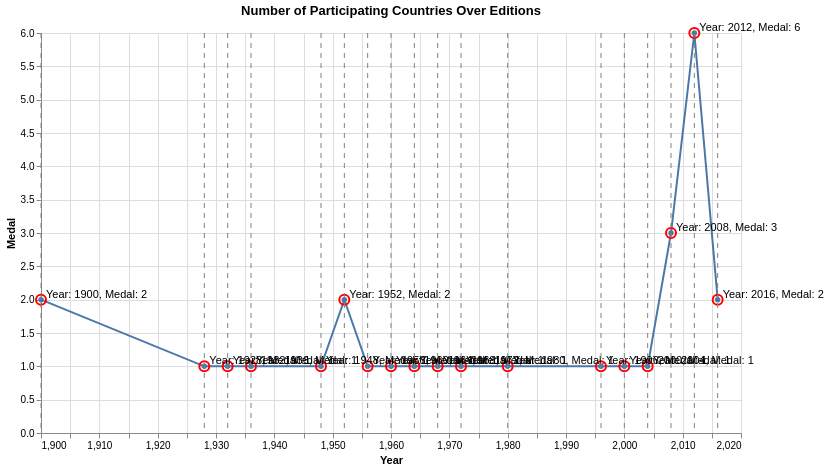

The notebook cell saved with this chart:
### Code cell
# Define the hover selection parameter (Altair 5 syntax)
hover = alt.param(
    name="hover",
    select={
        "type": "point",
        "on": "mouseover",
        "fields": ["Edition"],
        "nearest": True
    }
)

# Base line chart
base = alt.Chart(final_nt2_df).mark_line(point=True).encode(
    x="Year",
    y="Medal"
)

# Invisible points to trigger selection
points = base.mark_point(opacity=0).add_params(hover)

# Highlighted points on the line
highlight_points = alt.Chart(final_nt2_df).mark_point(color="red", size=100).encode(
    x="Year",
    y="Medal",
    opacity=alt.condition(hover, alt.value(1), alt.value(0))
)
final_nt2_df["label"] = (
    "Year: " + final_nt2_df["Year"].astype(str) +
    ", Medal: " + final_nt2_df["Medal"].astype(str)
)


# Labels near points
labels = alt.Chart(final_nt2_df).mark_text(align="left", dx=5, dy=-5).encode(
    x="Year",
    y="Medal",
    text=alt.condition(hover, "label:N", alt.value("")),
    opacity=alt.condition(hover, alt.value(1), alt.value(0))
)
# Vertical rule at selected Edition
rule = alt.Chart(final_nt2_df).mark_rule(color="gray", strokeDash=[5, 5]).encode(
    x="Year"
).transform_filter(hover)

# Final chart with all layers
chart = alt.layer(base, points, highlight_points, labels, rule).properties(
    title="Number of Participating Countries Over Editions",
    width=700,
    height=400
)
chart

### Figure 1 — Vega-Lite specification as saved in the notebook (floating-point values rounded to 4 significant figures)
{"config": {"view": {"continuousWidth": 300, "continuousHeight": 300}}, "layer": [{"mark": {"type": "line", "point": true}, "encoding": {"x": {"field": "Year", "type": "quantitative"}, "y": {"field": "Medal", "type": "quantitative"}}}, {"mark": {"type": "point", "opacity": 0}, "encoding": {"x": {"field": "Year", "type": "quantitative"}, "y": {"field": "Medal", "type": "quantitative"}}, "name": "view_2"}, {"mark": {"type": "point", "color": "red", "size": 100}, "encoding": {"opacity": {"condition": {"param": "hover", "value": 1}, "value": 0}, "x": {"field": "Year", "type": "quantitative"}, "y": {"field": "Medal", "type": "quantitative"}}}, {"mark": {"type": "text", "align": "left", "dx": 5, "dy": -5}, "encoding": {"opacity": {"condition": {"param": "hover", "value": 1}, "value": 0}, "text": {"condition": {"param": "hover", "field": "label", "type": "nominal"}, "value": ""}, "x": {"field": "Year", "type": "quantitative"}, "y": {"field": "Medal", "type": "quantitative"}}}, {"mark": {"type": "rule", "color": "gray", "strokeDash": [5, 5]}, "encoding": {"x": {"field": "Year", "type": "quantitative"}}, "transform": [{"filter": {"param": "hover"}}]}], "data": {"name": "data-33ee50fdaf7793bca310846acaa6bd06"}, "height": 400, "params": [{"name": "hover", "select": {"type": "point", "on": "mouseover", "fields": ["Edition"], "nearest": true}, "views": ["view_2"]}], "title": "Number of Participating Countries Over Editions", "width": 700, "$schema": "https://vega.github.io/schema/vega-lite/v5.20.1.json", "datasets": {"data-33ee50fdaf7793bca310846acaa6bd06": [{"Year": 1900, "Medal": 2, "label": "Year: 1900, Medal: 2"}, {"Year": 1928, "Medal": 1, "label": "Year: 1928, Medal: 1"}, {"Year": 1932, "Medal": 1, "label": "Year: 1932, Medal: 1"}, {"Year": 1936, "Medal": 1, "label": "Year: 1936, Medal: 1"}, {"Year": 1948, "Medal": 1, "label": "Year: 1948, Medal: 1"}, {"Year": 1952, "Medal": 2, "label": "Year: 1952, Medal: 2"}, {"Year": 1956, "Medal": 1, "label": "Year: 1956, Medal: 1"}, {"Year": 1960, "Medal": 1, "label": "Year: 1960, Medal: 1"}, {"Year": 1964, "Medal": 1, "label": "Year: 1964, Medal: 1"}, {"Year": 1968, "Medal": 1, "label": "Year: 1968, Medal: 1"}, {"Year": 1972, "Medal": 1, "label": "Year: 1972, Medal: 1"}, {"Year": 1980, "Medal": 1, "label": "Year: 1980, Medal: 1"}, {"Year": 1996, "Medal": 1, "label": "Year: 1996, Medal: 1"}, {"Year": 2000, "Medal": 1, "label": "Year: 2000, Medal: 1"}, {"Year": 2004, "Medal": 1, "label": "Year: 2004, Medal: 1"}, {"Year": 2008, "Medal": 3, "label": "Year: 2008, Medal: 3"}, {"Year": 2012, "Medal": 6, "label": "Year: 2012, Medal: 6"}, {"Year": 2016, "Medal": 2, "label": "Year: 2016, Medal: 2"}]}}
